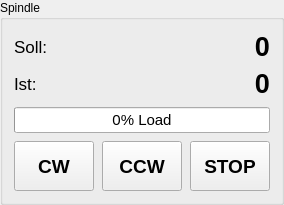
<?xml version='1.0' encoding='utf-8'?>
<ui version="4.0">
 <widget class="QGroupBox" name="spindleGroup">
         <property name="title">
          <string>Spindle</string>
         </property>
         <layout class="QVBoxLayout">
          <property name="spacing">
           <number>8</number>
          </property>
          <item>
           <layout class="QGridLayout">
            <property name="verticalSpacing">
             <number>6</number>
            </property>
            <item row="0" column="0">
             <widget class="QLabel" name="label">
              <property name="font">
               <font>
                <pointsize>13</pointsize>
               </font>
              </property>
              <property name="text">
               <string>Soll:</string>
              </property>
             </widget>
            </item>
            <item row="0" column="1">
             <widget class="QLabel" name="lbl_spindle_soll">
              <property name="font">
               <font>
                <pointsize>20</pointsize>
                <bold>true</bold>
               </font>
              </property>
              <property name="text">
               <string>0</string>
              </property>
              <property name="alignment">
               <set>Qt::AlignmentFlag::AlignRight|Qt::AlignmentFlag::AlignTrailing|Qt::AlignmentFlag::AlignVCenter</set>
              </property>
             </widget>
            </item>
            <item row="1" column="0">
             <widget class="QLabel" name="label">
              <property name="font">
               <font>
                <pointsize>13</pointsize>
               </font>
              </property>
              <property name="text">
               <string>Ist:</string>
              </property>
             </widget>
            </item>
            <item row="1" column="1">
             <widget class="QLabel" name="lbl_spindle_ist">
              <property name="font">
               <font>
                <pointsize>20</pointsize>
                <bold>true</bold>
               </font>
              </property>
              <property name="text">
               <string>0</string>
              </property>
              <property name="alignment">
               <set>Qt::AlignmentFlag::AlignRight|Qt::AlignmentFlag::AlignTrailing|Qt::AlignmentFlag::AlignVCenter</set>
              </property>
             </widget>
            </item>
           </layout>
          </item>
          <item>
           <widget class="QProgressBar" name="spindle_load_bar">
            <property name="minimumSize">
             <size>
              <width>0</width>
              <height>22</height>
             </size>
            </property>
            <property name="font">
             <font>
              <pointsize>11</pointsize>
             </font>
            </property>
            <property name="minimum">
             <number>0</number>
            </property>
            <property name="maximum">
             <number>100</number>
            </property>
            <property name="value">
             <number>0</number>
            </property>
            <property name="alignment">
             <set>Qt::AlignmentFlag::AlignCenter</set>
            </property>
            <property name="format">
             <string>%p% Load</string>
            </property>
           </widget>
          </item>
          <item>
           <layout class="QHBoxLayout">
            <item>
             <widget class="QPushButton" name="btn_spindle_fwd">
              <property name="minimumSize">
               <size>
                <width>0</width>
                <height>50</height>
               </size>
              </property>
              <property name="font">
               <font>
                <pointsize>14</pointsize>
                <bold>true</bold>
               </font>
              </property>
              <property name="text">
               <string>CW</string>
              </property>
             </widget>
            </item>
            <item>
             <widget class="QPushButton" name="btn_spindle_rev">
              <property name="minimumSize">
               <size>
                <width>0</width>
                <height>50</height>
               </size>
              </property>
              <property name="font">
               <font>
                <pointsize>14</pointsize>
                <bold>true</bold>
               </font>
              </property>
              <property name="text">
               <string>CCW</string>
              </property>
             </widget>
            </item>
            <item>
             <widget class="QPushButton" name="btn_spindle_stop">
              <property name="minimumSize">
               <size>
                <width>0</width>
                <height>50</height>
               </size>
              </property>
              <property name="font">
               <font>
                <pointsize>14</pointsize>
                <bold>true</bold>
               </font>
              </property>
              <property name="text">
               <string>STOP</string>
              </property>
             </widget>
            </item>
           </layout>
          </item>
         </layout>
        </widget>
       </ui>
